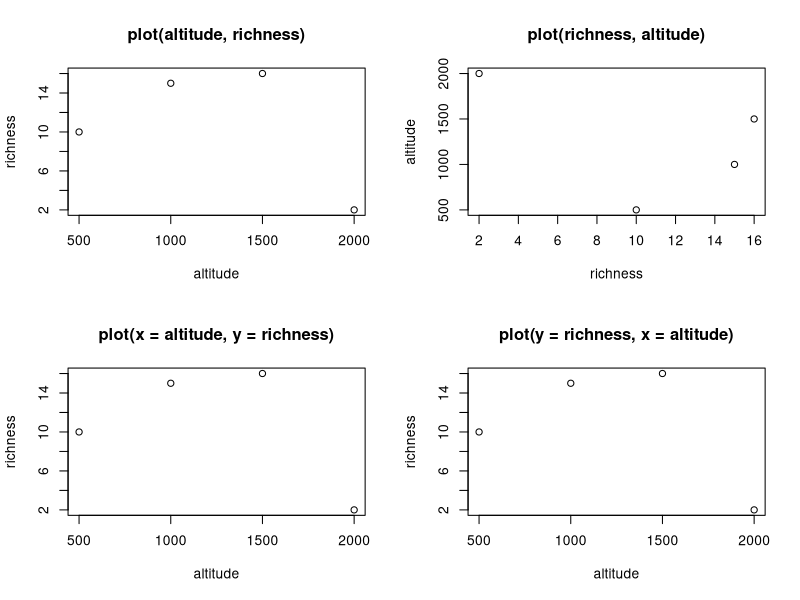
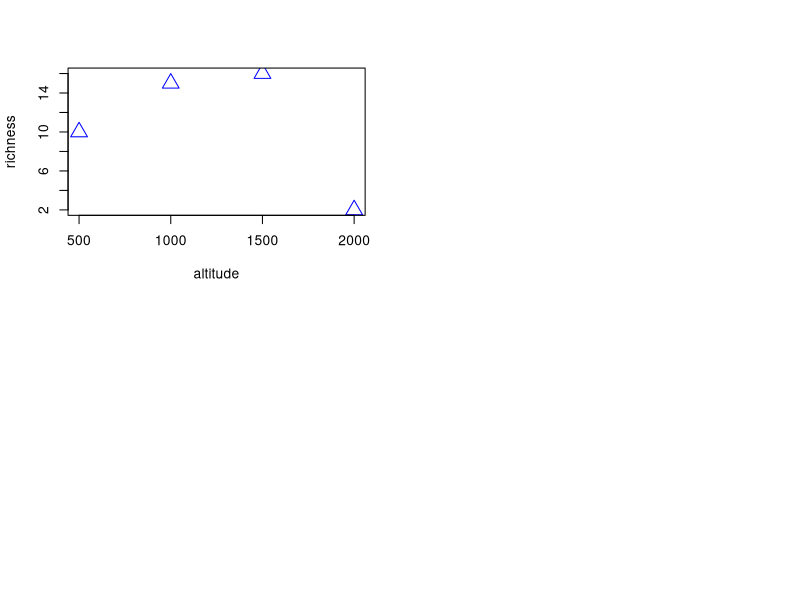

These figures' R source, in order:
## ---- chunk 1
#| echo: true

# calculate the sinus of 1
sin(1)

# calculate the absolute value
abs(-2)

# calculate the square root of 25
sqrt(25)

# you can also store the result using assignment
result <- sqrt(25) + abs(-2)

## ---- chunk 2
mdat <- matrix(c(1, 2, 3, 11, 12, 13), nrow = 2, ncol = 3, byrow = TRUE,
               dimnames = list(c("row1", "row2"),
                               c("C.1", "C.2", "C.3")))
## ---- chunk 3
#| echo: true

altitude <- c(500, 1000, 1500, 2000)
richness <- c(10, 15, 16, 2)

par(mfrow = c(2, 2))
plot(altitude, richness, main = "plot(altitude, richness)" )
plot(richness, altitude, main = "plot(richness, altitude)")
plot(x = altitude, y = richness, main = "plot(x = altitude, y = richness)")
plot(y = richness, x = altitude, main = "plot(y = richness, x = altitude)")

## ---- chunk 4
plot(altitude, richness, col = "blue", pch = 2, cex = 2)
